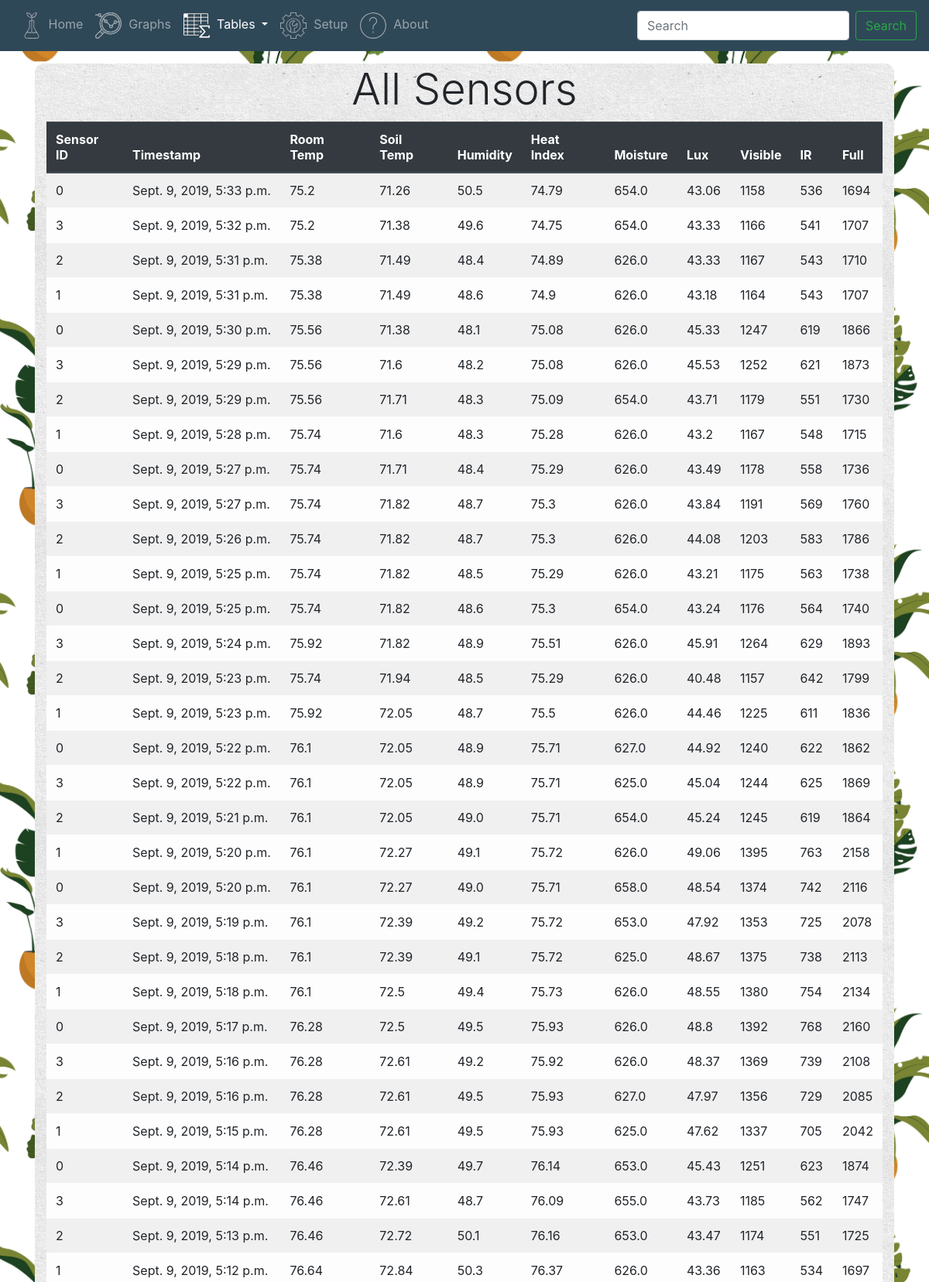
Screenshot of /table/ (upper part) with the database file from the repository.
### sensors/models.py (models this page shows, shortened)
class Sensor_data(models.Model):
    sensor_id = models.IntegerField() # Sensor ID to gather data from different sensors
    temp_soil = models.FloatField() # Soil reading from waterproof temp sensor wired probe (fahrenheit)
    temp_room = models.FloatField() # Temp reading from DHT-22 sensor (fahrenheit)
    humidity = models.FloatField() # humidity reading from DHT-22 sensor (fahrenheit)
    heat_index = models.FloatField() # heat index calc from DHT-22 sensor (fahrenheit)
    moisture = models.FloatField() # moisture reading from capacitance moisture sensor
    lux = models.FloatField() # Lux luminosity reading from light sensor
    visible = models.IntegerField() # Visible spectrum light reading from light sensor
    ir = models.IntegerField() # Ifrared spectrum light reading from light sensor
    full = models.IntegerField() # Full spectrum light reading from light sensor
    timestamp = models.DateTimeField('The time/date this data was recorded') # from django.utils import timezone ... timezone.now()

### sensors/views.py (the view)
# urls.py: path('table/', views.table, name='table'),
def table(request):
    id_list = list(Sensor_data.objects.values_list('sensor_id', flat=True).distinct())
    data_list = Sensor_data.objects.order_by('-timestamp')[:50]
    context = {'data_list': data_list, 'id_list': id_list, 'title': "All Sensors"}
    context["tables"] = "active"
    return render(request, 'sensors/table.html', context)

### sensors/templates/sensors/table.html
{% extends 'sensors/navbar.html' %}
{% block content %}
  <div class="graph_9x9">
    <div class="container my-3">
      <div class='row'>
        <div class='col-md-12'>
          <h1 class='display-4'>{{ title }}</h1>
        </div>
      </div>
      <div class='row'>
        <div class='col-md-12'>
          {% if data_list %}
            <table class = "table table-light table-striped table-hover">
              <thead class= "thead-dark">
                <tr>
                  <th scope="row">Sensor ID</th>
                  <th scope="row">Timestamp</th>
                  <th scope="row">Room Temp</th>
                  <th scope="row">Soil Temp</th>
                  <th scope="row">Humidity</th>
                  <th scope="row">Heat Index</th>
                  <th scope="row">Moisture</th>
                  <th scope="row">Lux</th>
                  <th scope="row">Visible</th>
                  <th scope="row">IR</th>
                  <th scope="row">Full</th>
                </tr>
              </thead>
              <tbody>
              {% for data in data_list %}
                <tr>
                  <td scope="col">{{ data.sensor_id }}</td>
                  <td>{{ data.timestamp }}</td>
                  <td>{{ data.temp_room }}</td>
                  <td>{{ data.temp_soil }}</td>
                  <td>{{ data.humidity }}</td>
                  <td>{{ data.heat_index }}</td>
                  <td>{{ data.moisture }}</td>
                  <td>{{ data.lux }}</td>
                  <td>{{ data.visible }}</td>
                  <td>{{ data.ir }}</td>
                  <td>{{ data.full }}</td>
                </tr>
              {% endfor %}
              </tbody>
            </table>
          {% else %}
              <p>No data is available.</p>
          {% endif %}
        </div>
      </div>
    </div>
  </div>
{% endblock content %}

### sensors/static/css/sensors.css (style rules this page uses)
body { background-color: #7EC2AD; background-image: url('../images/plants_pattern.jpg'); background-size: 50%; }
h1, h2, h3, h4, h5, h6 { text-align: center; }
.graph_9x9 { background-image: url('../images/natural_paper.png'); border-radius: 12px; }

### rows the page displays
Sensor_data: sensor_id "0", timestamp "Sept. 9, 2019, 5:33 p.m.", temp_room "75.2", temp_soil "71.26", humidity "50.5", heat_index "74.79", moisture "654.0", lux "43.06", visible "1158", ir "536", full "1694"
Sensor_data: sensor_id "3", timestamp "Sept. 9, 2019, 5:32 p.m.", temp_room "75.2", temp_soil "71.38", humidity "49.6", heat_index "74.75", moisture "654.0", lux "43.33", visible "1166", ir "541", full "1707"
Sensor_data: sensor_id "2", timestamp "Sept. 9, 2019, 5:31 p.m.", temp_room "75.38", temp_soil "71.49", humidity "48.4", heat_index "74.89", moisture "626.0", lux "43.33", visible "1167", ir "543", full "1710"
Sensor_data: sensor_id "1", timestamp "Sept. 9, 2019, 5:31 p.m.", temp_room "75.38", temp_soil "71.49", humidity "48.6", heat_index "74.9", moisture "626.0", lux "43.18", visible "1164", ir "543", full "1707"
Sensor_data: sensor_id "0", timestamp "Sept. 9, 2019, 5:30 p.m.", temp_room "75.56", temp_soil "71.38", humidity "48.1", heat_index "75.08", moisture "626.0", lux "45.33", visible "1247", ir "619", full "1866"
Sensor_data: sensor_id "3", timestamp "Sept. 9, 2019, 5:29 p.m.", temp_room "75.56", temp_soil "71.6", humidity "48.2", heat_index "75.08", moisture "626.0", lux "45.53", visible "1252", ir "621", full "1873"
Sensor_data: sensor_id "2", timestamp "Sept. 9, 2019, 5:29 p.m.", temp_room "75.56", temp_soil "71.71", humidity "48.3", heat_index "75.09", moisture "654.0", lux "43.71", visible "1179", ir "551", full "1730"
Sensor_data: sensor_id "1", timestamp "Sept. 9, 2019, 5:28 p.m.", temp_room "75.74", temp_soil "71.6", humidity "48.3", heat_index "75.28", moisture "626.0", lux "43.2", visible "1167", ir "548", full "1715"
Sensor_data: sensor_id "0", timestamp "Sept. 9, 2019, 5:27 p.m.", temp_room "75.74", temp_soil "71.71", humidity "48.4", heat_index "75.29", moisture "626.0", lux "43.49", visible "1178", ir "558", full "1736"
Sensor_data: sensor_id "3", timestamp "Sept. 9, 2019, 5:27 p.m.", temp_room "75.74", temp_soil "71.82", humidity "48.7", heat_index "75.3", moisture "626.0", lux "43.84", visible "1191", ir "569", full "1760"
Sensor_data: sensor_id "2", timestamp "Sept. 9, 2019, 5:26 p.m.", temp_room "75.74", temp_soil "71.82", humidity "48.7", heat_index "75.3", moisture "626.0", lux "44.08", visible "1203", ir "583", full "1786"
Sensor_data: sensor_id "1", timestamp "Sept. 9, 2019, 5:25 p.m.", temp_room "75.74", temp_soil "71.82", humidity "48.5", heat_index "75.29", moisture "626.0", lux "43.21", visible "1175", ir "563", full "1738"
Sensor_data: sensor_id "0", timestamp "Sept. 9, 2019, 5:25 p.m.", temp_room "75.74", temp_soil "71.82", humidity "48.6", heat_index "75.3", moisture "654.0", lux "43.24", visible "1176", ir "564", full "1740"
Sensor_data: sensor_id "3", timestamp "Sept. 9, 2019, 5:24 p.m.", temp_room "75.92", temp_soil "71.82", humidity "48.9", heat_index "75.51", moisture "626.0", lux "45.91", visible "1264", ir "629", full "1893"
Sensor_data: sensor_id "2", timestamp "Sept. 9, 2019, 5:23 p.m.", temp_room "75.74", temp_soil "71.94", humidity "48.5", heat_index "75.29", moisture "626.0", lux "40.48", visible "1157", ir "642", full "1799"
Sensor_data: sensor_id "1", timestamp "Sept. 9, 2019, 5:23 p.m.", temp_room "75.92", temp_soil "72.05", humidity "48.7", heat_index "75.5", moisture "626.0", lux "44.46", visible "1225", ir "611", full "1836"
Sensor_data: sensor_id "0", timestamp "Sept. 9, 2019, 5:22 p.m.", temp_room "76.1", temp_soil "72.05", humidity "48.9", heat_index "75.71", moisture "627.0", lux "44.92", visible "1240", ir "622", full "1862"
Sensor_data: sensor_id "3", timestamp "Sept. 9, 2019, 5:22 p.m.", temp_room "76.1", temp_soil "72.05", humidity "48.9", heat_index "75.71", moisture "625.0", lux "45.04", visible "1244", ir "625", full "1869"
Sensor_data: sensor_id "2", timestamp "Sept. 9, 2019, 5:21 p.m.", temp_room "76.1", temp_soil "72.05", humidity "49.0", heat_index "75.71", moisture "654.0", lux "45.24", visible "1245", ir "619", full "1864"
Sensor_data: sensor_id "1", timestamp "Sept. 9, 2019, 5:20 p.m.", temp_room "76.1", temp_soil "72.27", humidity "49.1", heat_index "75.72", moisture "626.0", lux "49.06", visible "1395", ir "763", full "2158"
Sensor_data: sensor_id "0", timestamp "Sept. 9, 2019, 5:20 p.m.", temp_room "76.1", temp_soil "72.27", humidity "49.0", heat_index "75.71", moisture "658.0", lux "48.54", visible "1374", ir "742", full "2116"
Sensor_data: sensor_id "3", timestamp "Sept. 9, 2019, 5:19 p.m.", temp_room "76.1", temp_soil "72.39", humidity "49.2", heat_index "75.72", moisture "653.0", lux "47.92", visible "1353", ir "725", full "2078"
Sensor_data: sensor_id "2", timestamp "Sept. 9, 2019, 5:18 p.m.", temp_room "76.1", temp_soil "72.39", humidity "49.1", heat_index "75.72", moisture "625.0", lux "48.67", visible "1375", ir "738", full "2113"
Sensor_data: sensor_id "1", timestamp "Sept. 9, 2019, 5:18 p.m.", temp_room "76.1", temp_soil "72.5", humidity "49.4", heat_index "75.73", moisture "626.0", lux "48.55", visible "1380", ir "754", full "2134"
Sensor_data: sensor_id "0", timestamp "Sept. 9, 2019, 5:17 p.m.", temp_room "76.28", temp_soil "72.5", humidity "49.5", heat_index "75.93", moisture "626.0", lux "48.8", visible "1392", ir "768", full "2160"
Sensor_data: sensor_id "3", timestamp "Sept. 9, 2019, 5:16 p.m.", temp_room "76.28", temp_soil "72.61", humidity "49.2", heat_index "75.92", moisture "626.0", lux "48.37", visible "1369", ir "739", full "2108"
Sensor_data: sensor_id "2", timestamp "Sept. 9, 2019, 5:16 p.m.", temp_room "76.28", temp_soil "72.61", humidity "49.5", heat_index "75.93", moisture "627.0", lux "47.97", visible "1356", ir "729", full "2085"
Sensor_data: sensor_id "1", timestamp "Sept. 9, 2019, 5:15 p.m.", temp_room "76.28", temp_soil "72.61", humidity "49.5", heat_index "75.93", moisture "625.0", lux "47.62", visible "1337", ir "705", full "2042"
Sensor_data: sensor_id "0", timestamp "Sept. 9, 2019, 5:14 p.m.", temp_room "76.46", temp_soil "72.39", humidity "49.7", heat_index "76.14", moisture "653.0", lux "45.43", visible "1251", ir "623", full "1874"
Sensor_data: sensor_id "3", timestamp "Sept. 9, 2019, 5:14 p.m.", temp_room "76.46", temp_soil "72.61", humidity "48.7", heat_index "76.09", moisture "655.0", lux "43.73", visible "1185", ir "562", full "1747"
Sensor_data: sensor_id "2", timestamp "Sept. 9, 2019, 5:13 p.m.", temp_room "76.46", temp_soil "72.72", humidity "50.1", heat_index "76.16", moisture "653.0", lux "43.47", visible "1174", ir "551", full "1725"
Sensor_data: sensor_id "1", timestamp "Sept. 9, 2019, 5:12 p.m.", temp_room "76.64", temp_soil "72.84", humidity "50.3", heat_index "76.37", moisture "626.0", lux "43.36", visible "1163", ir "534", full "1697"

### other values shown
{{ title }} "All Sensors"
